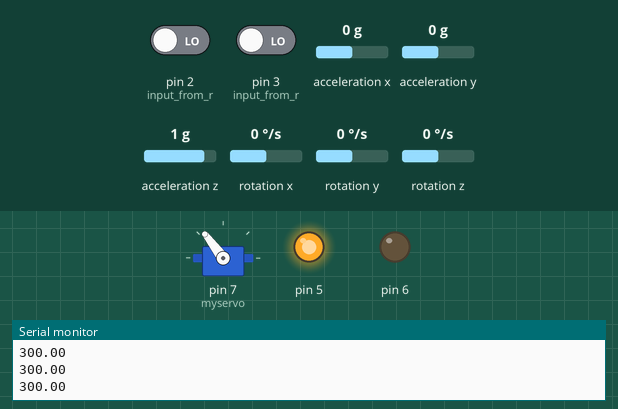
This sketch was run on a simulated Arduino Uno, built with avr-gcc and run on an emulated ATmega328P. On the bench: servo, output pins drawn as LEDs (lit = HIGH), the last lines printed to the serial monitor. Inputs (shaded band) come from the test bench; at power-on: acceleration x 0 g, acceleration z 1 g, acceleration y 0 g, rotation x 0 °/s, rotation y 0 °/s, pin 2 (input_from_r) LOW, pin 3 (input_from_r) LOW, rotation z 0 °/s.

Above: at 1.2 s.
1.3 s: acceleration x set to 0.8 g
At 2.69 s:
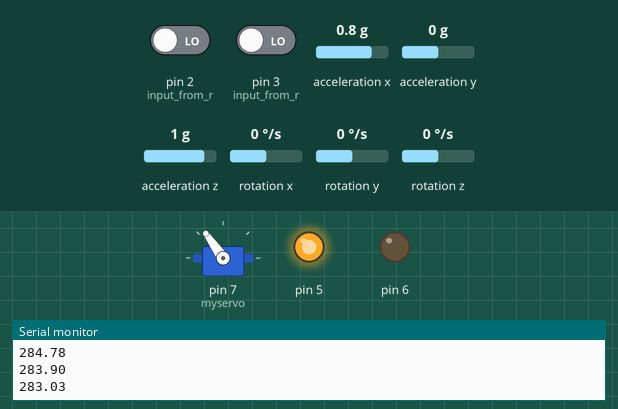
4.3 s: acceleration z set to -0.8 g
6.4 s: acceleration y set to -0.8 g
At 8.7 s:
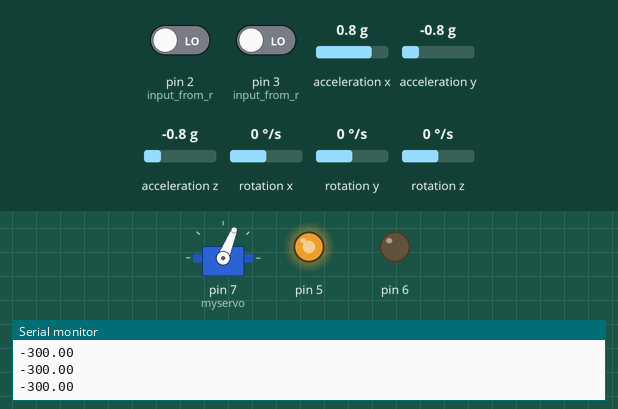
9.4 s: rotation x set to -192 °/s
At 10.4 s:
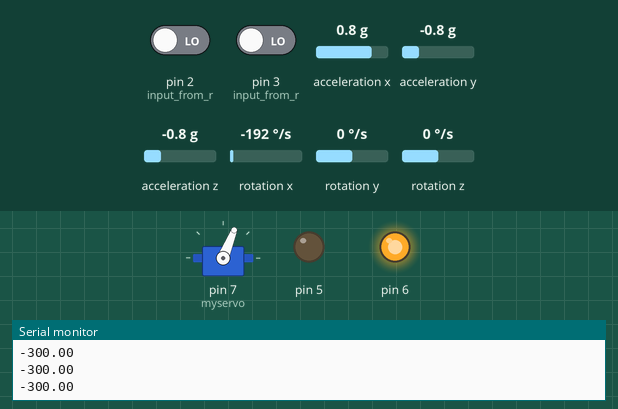
11.0 s: rotation y set to 100 °/s
At 13.83 s:
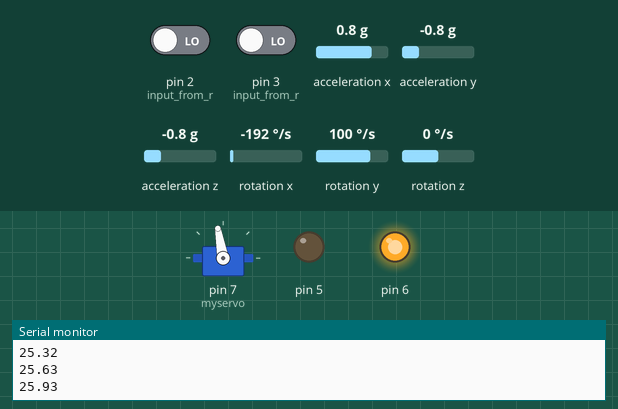
14.0 s: acceleration z set to 0 g
Timing chart, 0 to 17.0 s (numbered marks = the images above; inputs shaded):
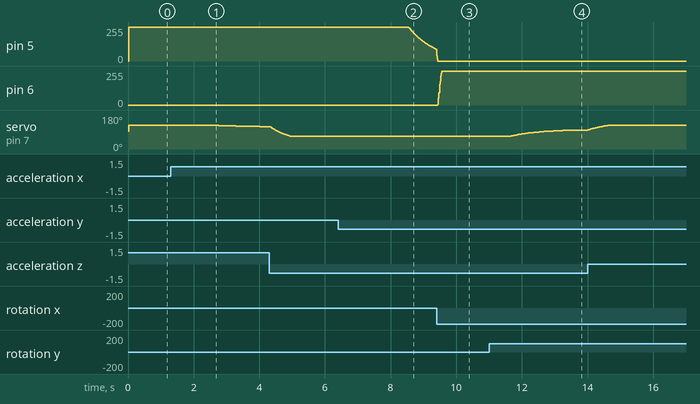

The sketch:

Monowheel.ino
```cpp
#include <PID_v1.h>
#include "Wire.h"
#include "I2Cdev.h"
#include "MPU6050.h"

#include <Servo.h>
Servo myservo;

MPU6050 accelgyro;
int16_t ax, ay, az;
int16_t gx, gy, gz;

#define Gyr_Gain 0.00763358

#define LED_PIN 13
bool blinkState = false;

float AccelX;
float AccelY;
float AccelZ;

float GyroX;
float GyroY;
float GyroZ;

float mixX;
float mixY;
float mixYa;

float servoOut;
float servoOffset = 0;

float dt=0.01;

unsigned long start1;
int pwm1;
int pwm1a;
unsigned long start2;
int pwm2;
int pwm2a;

double Pk1 = 12;
double Ik1 = 0;
double Dk1 = 0;

double Setpoint1, Input1, Output1, Output1a;    // PID variables
PID PID1(&Input1, &Output1, &Setpoint1, Pk1, Ik1 , Dk1, DIRECT);    // PID Setup

double Pk2 = 10;
double Ik2 = 0;
double Dk2 = 0;

double Setpoint2, Input2, Output2, Output2a;    // PID variables
PID PID2(&Input2, &Output2, &Setpoint2, Pk2, Ik2 , Dk2, DIRECT);    // PID Setup

unsigned long currentMillis;
long previousMillis = 0;    // set up timers
long interval = 10;        // time constant for timer

void setup() {

    Wire.begin();
    accelgyro.initialize();

    pinMode(2, INPUT);    // input from r/c rec
    pinMode(3, INPUT);    // input from r/c rec
    pinMode(6,OUTPUT);
    pinMode(5,OUTPUT);
    attachInterrupt(0, timeit1, CHANGE);     // pin 2
    attachInterrupt(1, timeit2, CHANGE);     // pin 3

    PID1.SetMode(AUTOMATIC);
    PID1.SetOutputLimits(-255, 255);
    PID1.SetSampleTime(10);

    PID2.SetMode(AUTOMATIC);
    PID2.SetOutputLimits(-300,300);
    PID2.SetSampleTime(10);

    myservo.attach(7);
    myservo.writeMicroseconds(1500+servoOffset);

    Serial.begin(115200);

}

void loop() {

    currentMillis = millis();
    if (currentMillis - previousMillis >= 10) {  // start timed event
        previousMillis = currentMillis;

        accelgyro.getMotion6(&ax, &ay, &az, &gx, &gy, &gz);
        AccelX = ax;
        AccelY = ay;
        AccelZ = az;
        GyroX = Gyr_Gain * (gx);
        GyroY = Gyr_Gain * (gy)*-1;
        GyroZ = Gyr_Gain * (gz);

        AccelY = (atan2(AccelY, AccelZ) * 180 / PI);
        AccelX = (atan2(AccelX, AccelZ) * 180 / PI);

        float K = 0.8;
        float A = K / (K + dt);

        mixX = A *(mixX+GyroX*dt) + (1-A)*AccelY;
        mixY = A *(mixY+GyroY*dt) + (1-A)*AccelX;

        mixYa = mixY + 3.3;

        //Serial.println(mixYa, 2);        // roll
        //Serial.print(",");
        //Serial.println(mixX, 2);      // pitch


        pwm1a = map(pwm1,1000,2000,-45,45);
        Setpoint1 = pwm1a;
        Input1 = mixX;
        PID1.Compute();

        pwm2a = map(pwm2,1000,2000,20,-20);
        Setpoint2 = pwm2a;
        Input2 = mixY;
        PID2.Compute();

        Serial.println(Output2);

        myservo.writeMicroseconds(1550 + Output2);


        if (Output1 > 0) {                  // drive forwards
            Output1a = abs(Output1);
            analogWrite(6,Output1a);
            analogWrite(5,0);
        }

        else if (Output1 < 0) {             // drive backwards
            Output1a = abs(Output1);
            analogWrite(5,Output1a);
            analogWrite(6,0);
        }

        else {
            analogWrite(5,0);
            analogWrite(6,0);
        }


        if (pwm1a < 4 && pwm1a > -4) {        // make sure motors are off if the stick is in the middle
            analogWrite(5,0);
            analogWrite(6,0);
        }


        }   // end of timed loop

}


// timer functions

void timeit1() {
    if (digitalRead(2) == HIGH) {
      start1 = micros();
    }
    else {
      pwm1 = micros() - start1;
    }
  }


void timeit2() {
    if (digitalRead(3) == HIGH) {
      start2 = micros();
    }
    else {
      pwm2 = micros() - start2;
    }
  }
```

Measured:
- after the input at 1.3 s, servo on pin 7 (myservo): moves from 127° to 119° over 1.5 s, starting after 1.2 s
- after the input at 6.4 s, pin 5: moves from 255/255 to 89/255 over 0.84 s, starting after 2.2 s
- after the input at 9.4 s, pin 6: moves from 0/255 to 255/255 over 0.12 s, starting at once
- after the input at 11.0 s, servo on pin 7 (myservo): moves from 68° to 100° over 2.0 s, starting after 0.67 s
